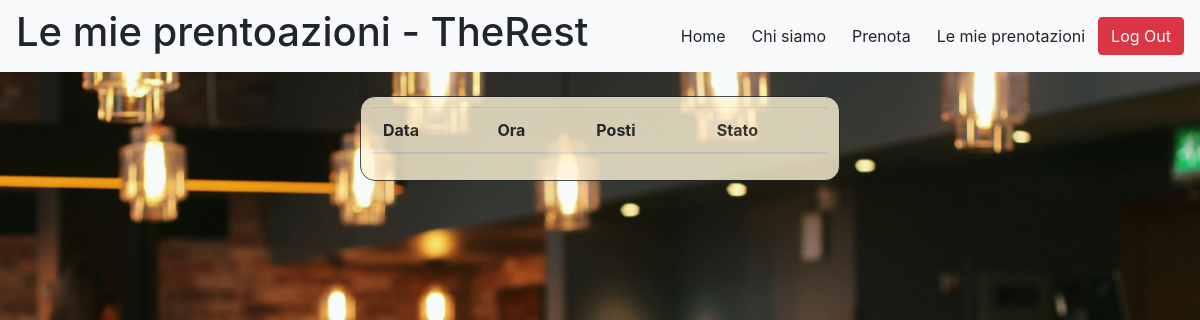
The app's page /therest/mybookings (signed in), older data.
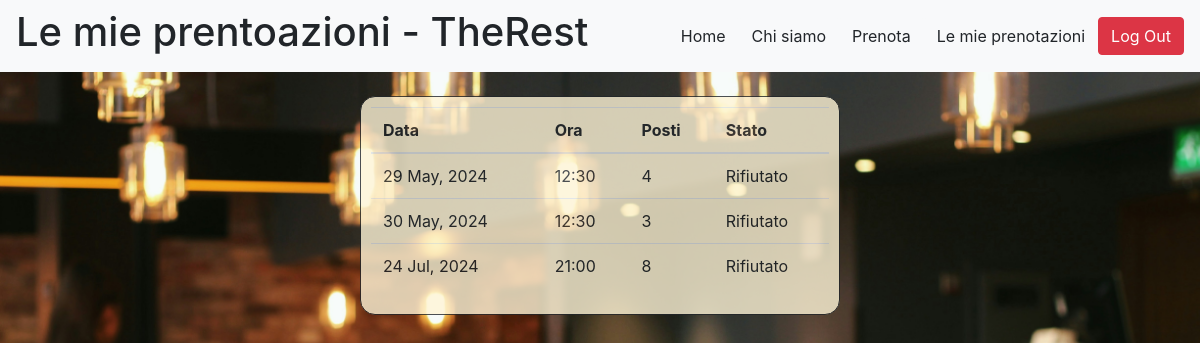
The same page, newer data.
### therest/models.py (models this page shows)
class Booking(models.Model):
    number=models.CharField(max_length=3, null=True)
    data=models.CharField(max_length=50, null=True)
    ora=models.CharField(max_length=50, null=True)
    client = models.ForeignKey(UserProfile, on_delete=models.CASCADE, null=True)

### therest/views.py (the view)
# urls.py: path('mybookings', views.mybookingviews, name="mybookings"),
def mybookingviews(request):
    user = request.user.userprofile
    bookings = Booking.objects.filter(client=user).order_by('data', 'ora').values()
    for i in range(len(bookings)):
        bookings_managed=Booking_managed.objects.filter(id_booking=bookings[i]['id']).values()
        if bookings_managed:
            bookings[i]['state']=bookings_managed[0]['state']
        else:
            bookings[i]['state']='In attesa'
    for element in bookings:
        if element['state']==True:
            element['state']='Accettato'
        elif element['state']==False:
            element['state']='Rifiutato'
        else:
            element['state']='In attesa'
        datetime_obj = datetime.strptime(element['data'], "%Y-%m-%d")
        new_date=datetime_obj.strftime("%d %b, %Y")
        element['data']=new_date
    return render(request, 'therest/mybookings.html',{
        'myBookings': bookings
    })

### therest/templates/therest/mybookings.html (shortened to what this page needs)
<html>
    <head>
      {% load static %}
        <link rel="stylesheet" href="{% static 'styles.css' %}">
        <link rel="stylesheet" href="https://cdn.jsdelivr.net/npm/bootstrap@4.3.1/dist/css/bootstrap.min.css">
    </head>
    <body style="background-color: 	#124e66;">
        <nav class="navbar navbar-expand-lg navbar-light bg-light">
            <ul class="navbar-nav mr-auto">
              <p class="h1" id="title-name-detail">Le mie prentoazioni - TheRest</p>
            </ul>
            <form class="form-inline my-2 my-lg-0">
              <a href="{% url 'home' %}"><button type="button" class="btn btn-light" id="home">Home</button></a></a>
              <a href="{% url 'about' %}"><button type="button" class="btn btn-light" id="about">Chi siamo</button></a>
              <a href="{% url 'book' %}"><button type="button" class="btn btn-light" id="book">Prenota</button></a>
              {% if user.is_authenticated %}
                {% if user.userprofile.role == "manager" %}
                  <a href="{% url 'manage' %}"><button type="button" class="btn btn-light" id="manage">Gestisci</button></a>
                  <a href="{% url 'managed_bookings' %}"><button type="button" class="btn btn-light" id="manage">Posti prenotati</button></a>
                  {% else %}
                  <a href="{% url 'mybookings' %}"><button type="button" class="btn btn-light" id="manage">Le mie prenotazioni</button></a>
                {% endif %}
              <a href="{% url 'logout' %}"><button type="button" class="btn btn-danger" id="log-out">Log Out</button></a>
              {% else %}
              <a href="{% url 'login' %}"><button type="button" id="manage" class="btn btn-light">Accedi </button></a>
              <a href="{% url 'logout' %}"><button type="button" style="display:none;" class="btn btn-danger" id="log-out">Log Out</button></a>
              {% endif %}
              </form>
          </nav>
          <div id="bookForm" style="width:40%; margin-left:auto; margin-right:auto; margin-top:2%; padding:10px">
            <table class="table">
                <thead>
                  <tr>
                    <th scope="col">Data</th>
                    <th scope="col">Ora</th>
                    <th scope="col">Posti</th>
                    <th scope="col">Stato</th>
                  </tr>
                </thead>
                <tbody>
                  {%for element in myBookings %}
                        <tr>
                            <td>{{element.data}}</td>
                            <td>{{element.ora}}</td>
                            <td>{{element.number}}</td>
                            <td>{{element.state}}</td>
                        </tr>
                  {%endfor%}
                </tbody>
              </table>
          </div>
    </body>
</html>

Row changes from the older to the newer data that the page shows:
added Booking: data "29 May, 2024", ora "12:30", number "4", state "Rifiutato"
added Booking: data "30 May, 2024", ora "12:30", number "3", state "Rifiutato"
added Booking: data "24 Jul, 2024", ora "21:00", number "8", state "Rifiutato"
